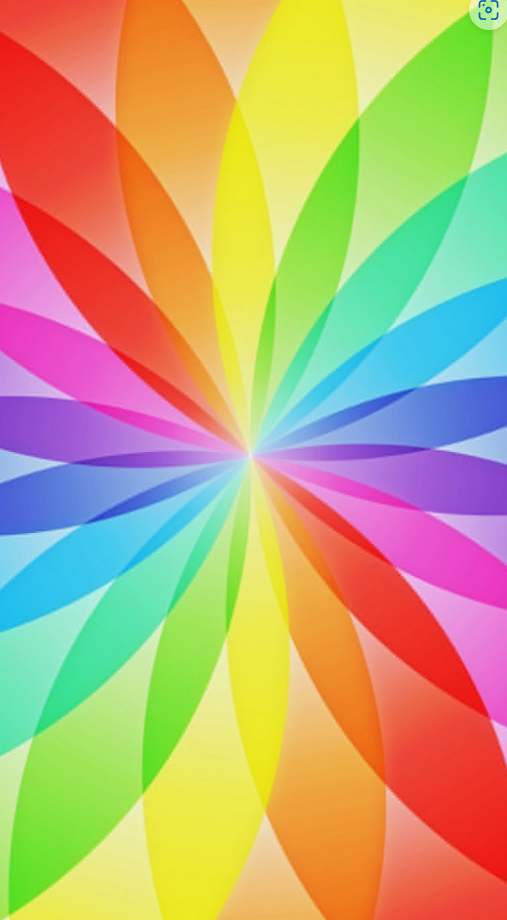
#> input picture Image(Open CV).png, 507 x 920 px, found by its file name
$ python 'Converting image into gray scale image.py'
#> lines starting #> are read from the running program, lines starting #| are printed output that depends on the picture; after the words box and inside, x2 and y2 are one past the last pixel; in counts of white or black regions, pixels touching at a corner belong together
#how to read an image:
import cv2
import numpy as np

img=cv2.imread("C:\\Users\\khush\\Desktop\\khushicode\\course 1\\Image Processing\\Image(Open CV).png")
#> img is the input picture: shape (920, 507, 3); mean B, G, R 119.8, 169.4, 191.6
img_gray=cv2.cvtColor(img,cv2.COLOR_BGR2GRAY)
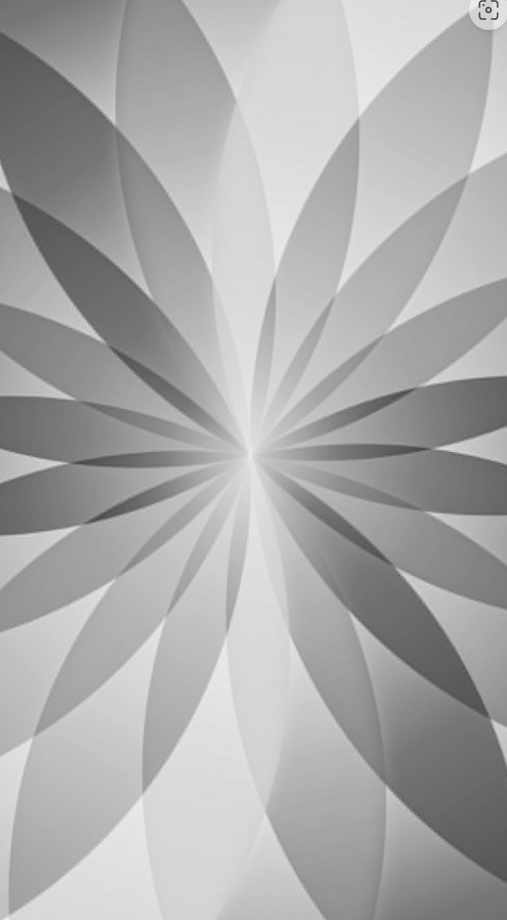
#> img_gray: shape (920, 507); min 67, max 240, mean 170.4
cv2.putText(img_gray, "Gray Scale Img", (10, 20), cv2.FONT_HERSHEY_COMPLEX, 0.5, (255, 0, 0), 2)
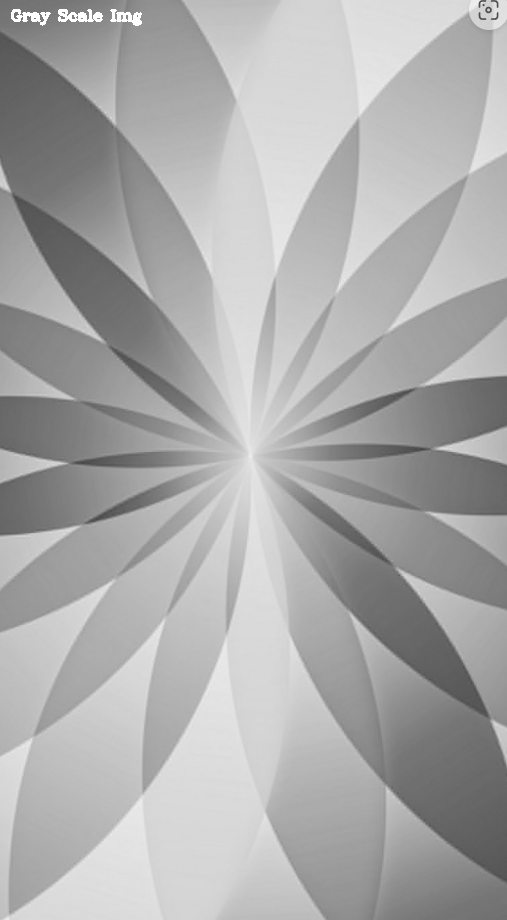
#> img_gray: shape (920, 507); 0.21% of pixels changed, all inside (x1, y1, x2, y2) = (11, 9, 142, 26)
print(type(img))#This code show that it is type of nd array.
#| <class 'numpy.ndarray'>
print(img_gray.shape)#code to find out the resolution of image.
#| (920, 507)
cv2.imshow("Window",img_gray)#To print the image in window name as window.
cv2.waitKey(0)#yhe image ko window pr rokhne k kiye.
